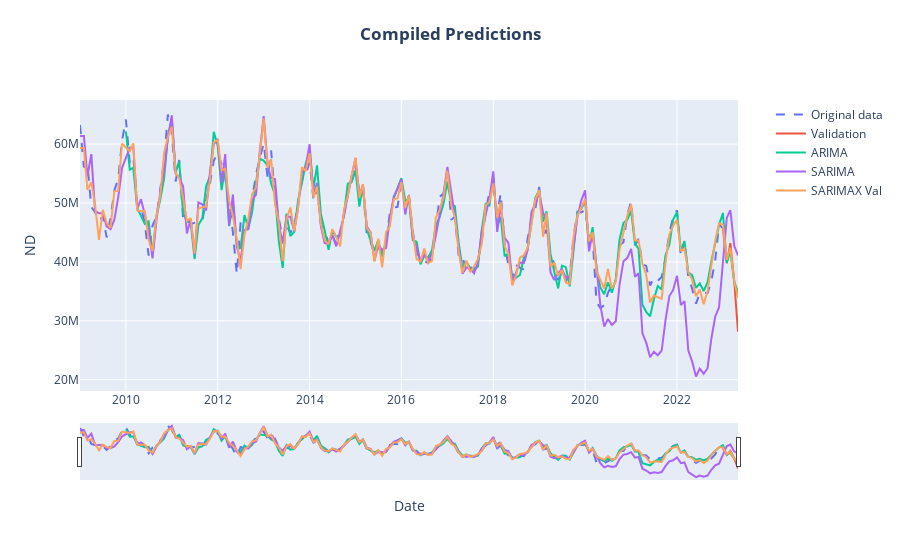

The code cell stored with this chart in its notebook:
### Code cell
fig = go.Figure()

fig.add_trace(go.Scatter(x=df_monthly.index, y=df_monthly['nd'], name='Original data', mode='lines', line=dict(dash='dash')))
fig.add_trace(go.Scatter(x=validation_monthly.index, y=validation_monthly['ND'], name='Validation', mode='lines'))
fig.add_trace(go.Scatter(x=full_arima.index, y=full_arima.replace(0, float('nan')), name='ARIMA', mode='lines'))
fig.add_trace(go.Scatter(x=full_sarima.index, y=full_sarima, name='SARIMA', mode='lines'))
fig.add_trace(go.Scatter(x=full_sarimax.index, y=full_sarimax, name='SARIMAX Val', mode='lines'))

fig.update_layout(
    title={'text': '<b>Compiled Predictions</b>', 'x': 0.5,'xanchor': 'center', 'y': 0.95,'yanchor': 'top'},
    xaxis_title='Date',
    yaxis_title='ND',
    legend=dict(x=1.05, y=1),
    showlegend=True,
    xaxis_rangeslider_visible=True)
fig.show()

### Figure 1 — Plotly figure (JSON) as saved in the notebook; plotly's stock layout.template omitted (floating-point values rounded to 4 significant figures; data arrays with more than 128 entries replaced by an {"elided": "..."} marker saying what was removed)
{"data": [{"line": {"dash": "dash"}, "mode": "lines", "name": "Original data", "type": "scatter", "x": {"elided": "169 str values"}, "y": {"elided": "169 int values"}}, {"mode": "lines", "name": "Validation", "type": "scatter", "x": ["2023-01-01T00:00:00", "2023-02-01T00:00:00", "2023-03-01T00:00:00", "2023-04-01T00:00:00", "2023-05-01T00:00:00"], "y": [45692038, 39747240, 43182167, 36750722, 28149577]}, {"mode": "lines", "name": "ARIMA", "type": "scatter", "x": {"elided": "174 str values"}, "y": {"elided": "174 float values"}}, {"mode": "lines", "name": "SARIMA", "type": "scatter", "x": {"elided": "172 str values"}, "y": {"elided": "172 float values"}}, {"mode": "lines", "name": "SARIMAX Val", "type": "scatter", "x": {"elided": "174 str values"}, "y": {"elided": "174 float values"}}], "layout": {"legend": {"x": 1.05, "y": 1}, "showlegend": true, "title": {"text": "<b>Compiled Predictions</b>", "x": 0.5, "xanchor": "center", "y": 0.95, "yanchor": "top"}, "xaxis": {"rangeslider": {"visible": true}, "title": {"text": "Date"}}, "yaxis": {"title": {"text": "ND"}}}}
